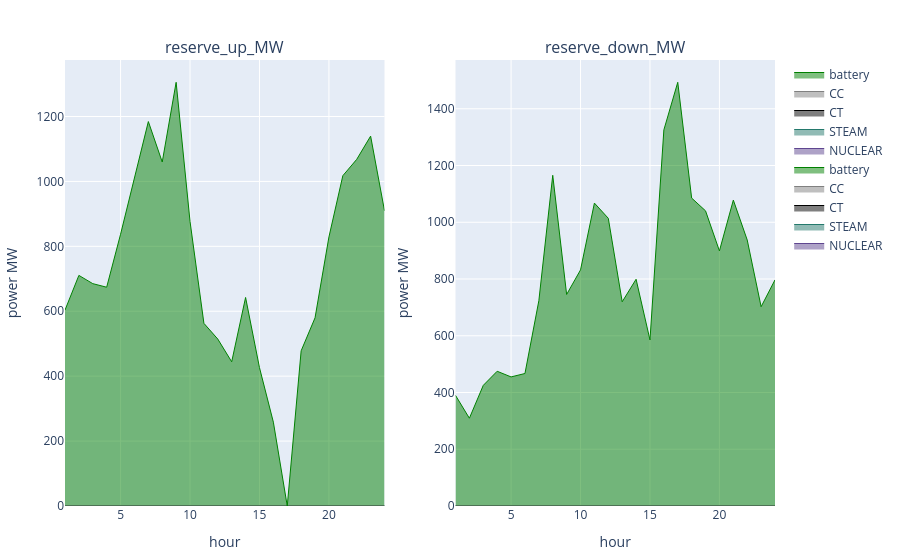

The cell this chart's notebook holds for it:
### Code cell
if !dissagregate_by_battery
    p2 = plot_reserve(reserve_uc)
else
    p1 = plot_reserve_by_fieldy(s_uc.reserve[(s_uc.reserve.configuration .== config_) .&  (s_uc.reserve.day .== day_) .&  (s_uc.reserve.resource .== "battery"),:], :reserve_up_MW, :r_id)
    p2 = plot_reserve_by_fieldy(s_uc.reserve[(s_uc.reserve.configuration .== config_) .&  (s_uc.reserve.day .== day_) .&  (s_uc.reserve.resource .== "battery"),:], :reserve_down_MW, :r_id)
    [p1 p2]
end

### Figure 1 — Plotly figure (JSON) as saved in the notebook; plotly's stock layout.template omitted (floating-point values rounded to 4 significant figures)
{"data": [{"line": {"color": "rgba(95, 70, 144, 1)", "shape": "line", "width": 1}, "mode": "lines", "name": "NUCLEAR", "stackgroup": 1, "type": "scatter", "x": [1, 2, 3, 4, 5, 6, 7, 8, 9, 10, 11, 12, 13, 14, 15, 16, 17, 18, 19, 20, 21, 22, 23, 24, 1, 2, 3, 4, 5, 6, 7, 8, 9, 10, 11, 12, 13, 14, 15, 16, 17, 18, 19, 20, 21, 22, 23, 24], "xaxis": "x1", "y": [0, 0, 0, 0, 0, 0, 0, 0, 0, 0, 0, 0, 0, 0, 0, 0, 0, 0, 0, 0, 0, 0, 0, 0, 0, 0, 0, 0, 0, 0, 0, 0, 0, 0, 0, 0, 0, 0, 0, 0, 0, 0, 0, 0, 0, 0, 0, 0], "yaxis": "y1"}, {"line": {"color": "rgba(36, 121, 108, 1)", "shape": "line", "width": 1}, "mode": "lines", "name": "STEAM", "stackgroup": 1, "type": "scatter", "x": [1, 2, 3, 4, 5, 6, 7, 8, 9, 10, 11, 12, 13, 14, 15, 16, 17, 18, 19, 20, 21, 22, 23, 24, 1, 2, 3, 4, 5, 6, 7, 8, 9, 10, 11, 12, 13, 14, 15, 16, 17, 18, 19, 20, 21, 22, 23, 24], "xaxis": "x1", "y": [0, 0, 0, 0, 0, 0, 0, 0, 0, 0, 0, 0, 0, 0, 0, 0, 0, 0, 0, 0, 0, 0, 0, 0, 0, 0, 0, 0, 0, 0, 0, 0, 0, 0, 0, 0, 0, 0, 0, 0, 0, 0, 0, 0, 0, 0, 0, 0], "yaxis": "y1"}, {"line": {"color": "black", "shape": "line", "width": 1}, "mode": "lines", "name": "CT", "stackgroup": 1, "type": "scatter", "x": [1, 2, 3, 4, 5, 6, 7, 8, 9, 10, 11, 12, 13, 14, 15, 16, 17, 18, 19, 20, 21, 22, 23, 24, 1, 2, 3, 4, 5, 6, 7, 8, 9, 10, 11, 12, 13, 14, 15, 16, 17, 18, 19, 20, 21, 22, 23, 24], "xaxis": "x1", "y": [0, 0, 0, 0, 0, 0, 0, 0, 0, 0, 0, 0, 0, 0, 0, 0, 0, 0, 0, 0, 0, 0, 0, 0, 0, 0, 0, 0, 0, 0, 0, 0, 0, 0, 0, 0, 0, 0, 0, 0, 0, 0, 0, 0, 0, 0, 0, 0], "yaxis": "y1"}, {"line": {"color": "grey", "shape": "line", "width": 1}, "mode": "lines", "name": "CC", "stackgroup": 1, "type": "scatter", "x": [1, 2, 3, 4, 5, 6, 7, 8, 9, 10, 11, 12, 13, 14, 15, 16, 17, 18, 19, 20, 21, 22, 23, 24, 1, 2, 3, 4, 5, 6, 7, 8, 9, 10, 11, 12, 13, 14, 15, 16, 17, 18, 19, 20, 21, 22, 23, 24], "xaxis": "x1", "y": [0, 0, 0, 0, 0, 0, 0, 0, 0, 0, 0, 0, 0, 0, 0, 0, 0, 0, 0, 0, 0, 0, 0, 0, 0, 0, 0, 0, 0, 0, 0, 0, 0, 0, 0, 0, 0, 0, 0, 0, 0, 0, 0, 0, 0, 0, 0, 0], "yaxis": "y1"}, {"line": {"color": "green", "shape": "line", "width": 1}, "mode": "lines", "name": "battery", "stackgroup": 1, "type": "scatter", "x": [1, 2, 3, 4, 5, 6, 7, 8, 9, 10, 11, 12, 13, 14, 15, 16, 17, 18, 19, 20, 21, 22, 23, 24, 1, 2, 3, 4, 5, 6, 7, 8, 9, 10, 11, 12, 13, 14, 15, 16, 17, 18, 19, 20, 21, 22, 23, 24], "xaxis": "x1", "y": [603.6, 710.5, 685.1, 674.0, 837.3, 1012.0, 1184.0, 1060.0, 1305.0, 876.8, 562.8, 514.3, 444.4, 642.5, 426.3, 258.3, 0, 478.2, 579.7, 828.8, 1018.0, 1068.0, 1140.0, 909.6, 603.6, 710.5, 685.1, 674.0, 837.3, 1012.0, 1184.0, 1060.0, 1305.0, 876.8, 562.8, 514.3, 444.4, 642.5, 426.3, 258.3, 0, 478.2, 579.7, 828.8, 1018.0, 1068.0, 1140.0, 909.6], "yaxis": "y1"}, {"line": {"color": "rgba(95, 70, 144, 1)", "shape": "line", "width": 1}, "mode": "lines", "name": "NUCLEAR", "stackgroup": 1, "type": "scatter", "x": [1, 2, 3, 4, 5, 6, 7, 8, 9, 10, 11, 12, 13, 14, 15, 16, 17, 18, 19, 20, 21, 22, 23, 24, 1, 2, 3, 4, 5, 6, 7, 8, 9, 10, 11, 12, 13, 14, 15, 16, 17, 18, 19, 20, 21, 22, 23, 24], "xaxis": "x2", "y": [0, 0, 0, 0, 0, 0, 0, 0, 0, 0, 0, 0, 0, 0, 0, 0, 0, 0, 0, 0, 0, 0, 0, 0, 0, 0, 0, 0, 0, 0, 0, 0, 0, 0, 0, 0, 0, 0, 0, 0, 0, 0, 0, 0, 0, 0, 0, 0], "yaxis": "y2"}, {"line": {"color": "rgba(36, 121, 108, 1)", "shape": "line", "width": 1}, "mode": "lines", "name": "STEAM", "stackgroup": 1, "type": "scatter", "x": [1, 2, 3, 4, 5, 6, 7, 8, 9, 10, 11, 12, 13, 14, 15, 16, 17, 18, 19, 20, 21, 22, 23, 24, 1, 2, 3, 4, 5, 6, 7, 8, 9, 10, 11, 12, 13, 14, 15, 16, 17, 18, 19, 20, 21, 22, 23, 24], "xaxis": "x2", "y": [0, 0, 0, 0, 0, 0, 0, 0, 0, 0, 0, 0, 0, 0, 0, 0, 0, 0, 0, 0, 0, 0, 0, 0, 0, 0, 0, 0, 0, 0, 0, 0, 0, 0, 0, 0, 0, 0, 0, 0, 0, 0, 0, 0, 0, 0, 0, 0], "yaxis": "y2"}, {"line": {"color": "black", "shape": "line", "width": 1}, "mode": "lines", "name": "CT", "stackgroup": 1, "type": "scatter", "x": [1, 2, 3, 4, 5, 6, 7, 8, 9, 10, 11, 12, 13, 14, 15, 16, 17, 18, 19, 20, 21, 22, 23, 24, 1, 2, 3, 4, 5, 6, 7, 8, 9, 10, 11, 12, 13, 14, 15, 16, 17, 18, 19, 20, 21, 22, 23, 24], "xaxis": "x2", "y": [0, 0, 0, 0, 0, 0, 0, 0, 0, 0, 0, 0, 0, 0, 0, 0, 0, 0, 0, 0, 0, 0, 0, 0, 0, 0, 0, 0, 0, 0, 0, 0, 0, 0, 0, 0, 0, 0, 0, 0, 0, 0, 0, 0, 0, 0, 0, 0], "yaxis": "y2"}, {"line": {"color": "grey", "shape": "line", "width": 1}, "mode": "lines", "name": "CC", "stackgroup": 1, "type": "scatter", "x": [1, 2, 3, 4, 5, 6, 7, 8, 9, 10, 11, 12, 13, 14, 15, 16, 17, 18, 19, 20, 21, 22, 23, 24, 1, 2, 3, 4, 5, 6, 7, 8, 9, 10, 11, 12, 13, 14, 15, 16, 17, 18, 19, 20, 21, 22, 23, 24], "xaxis": "x2", "y": [0, 0, 0, 0, 0, 0, 0, 0, 0, 0, 0, 0, 0, 0, 0, 0, 0, 0, 0, 0, 0, 0, 0, 0, 0, 0, 0, 0, 0, 0, 0, 0, 0, 0, 0, 0, 0, 0, 0, 0, 0, 0, 0, 0, 0, 0, 0, 0], "yaxis": "y2"}, {"line": {"color": "green", "shape": "line", "width": 1}, "mode": "lines", "name": "battery", "stackgroup": 1, "type": "scatter", "x": [1, 2, 3, 4, 5, 6, 7, 8, 9, 10, 11, 12, 13, 14, 15, 16, 17, 18, 19, 20, 21, 22, 23, 24, 1, 2, 3, 4, 5, 6, 7, 8, 9, 10, 11, 12, 13, 14, 15, 16, 17, 18, 19, 20, 21, 22, 23, 24], "xaxis": "x2", "y": [390.0, 309.4, 425.2, 474.9, 454.9, 467.0, 723.5, 1166.0, 745.5, 832.1, 1068.0, 1014.0, 719.8, 799.2, 585.2, 1326.0, 1493.0, 1085.0, 1040.0, 899.2, 1078.0, 937.5, 702.3, 797.0, 390.0, 309.4, 425.2, 474.9, 454.9, 467.0, 723.5, 1166.0, 745.5, 832.1, 1068.0, 1014.0, 719.8, 799.2, 585.2, 1326.0, 1493.0, 1085.0, 1040.0, 899.2, 1078.0, 937.5, 702.3, 797.0], "yaxis": "y2"}], "layout": {"annotations": [{"font": {"size": 16}, "showarrow": false, "text": "reserve_up_MW", "x": 0.225, "xanchor": "center", "xref": "paper", "y": 1, "yanchor": "bottom", "yref": "paper"}, {"font": {"size": 16}, "showarrow": false, "text": "reserve_down_MW", "x": 0.775, "xanchor": "center", "xref": "paper", "y": 1, "yanchor": "bottom", "yref": "paper"}], "margin": {"b": 50, "l": 50, "r": 50, "t": 60}, "xaxis1": {"anchor": "y1", "domain": [0, 0.45], "title": {"text": "hour"}}, "xaxis2": {"anchor": "y2", "domain": [0.55, 1], "title": {"text": "hour"}}, "yaxis1": {"anchor": "x1", "domain": [0, 1], "title": {"text": "power MW"}}, "yaxis2": {"anchor": "x2", "domain": [0, 1], "title": {"text": "power MW"}}}}
